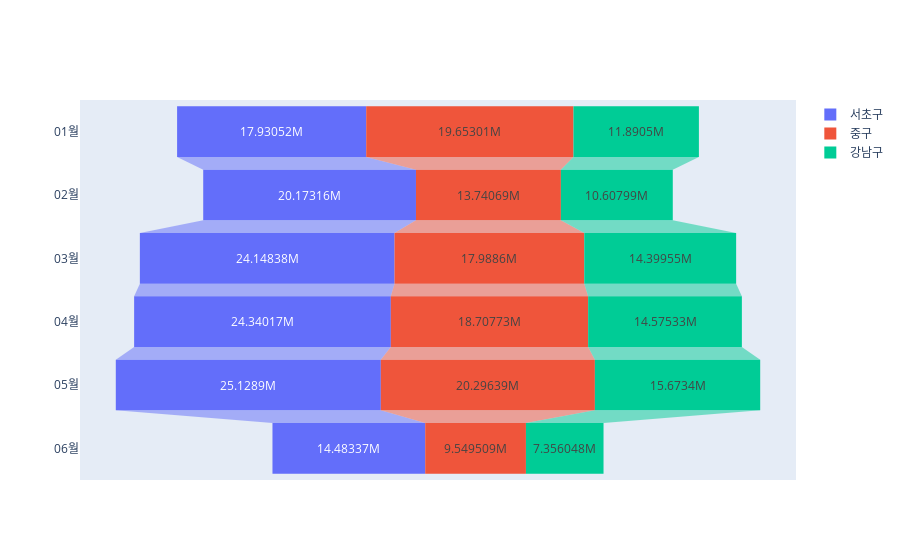

Here is the notebook cell this chart was saved with:
### Markdown cell above
### 월별 매출 발생 건수 top3, botton3 구 그래프

### Code cell
# Top3 월별 매출 발생 건수

fig=go.Figure()

fig.add_trace(go.Funnel(
name='서초구',
y=card_gu_pivot2.index+"월",
x=card_gu_pivot2['서초구']))

fig.add_trace(go.Funnel(
name='중구',
y=card_gu_pivot2.index+"월",
x=card_gu_pivot2['중구']))

fig.add_trace(go.Funnel(
name='강남구',
y=card_gu_pivot2.index+"월",
x=card_gu_pivot2['강남구']))

fig.show()

### Figure 1 — Plotly figure (JSON) as saved in the notebook; plotly's stock layout.template omitted (floating-point values rounded to 4 significant figures)
{"data": [{"name": "서초구", "type": "funnel", "x": [17930517, 20173162, 24148384, 24340165, 25128902, 14483373], "y": ["01월", "02월", "03월", "04월", "05월", "06월"]}, {"name": "중구", "type": "funnel", "x": [19653014, 13740693, 17988601, 18707727, 20296394, 9549509], "y": ["01월", "02월", "03월", "04월", "05월", "06월"]}, {"name": "강남구", "type": "funnel", "x": [11890505, 10607989, 14399547, 14575330, 15673398, 7356048], "y": ["01월", "02월", "03월", "04월", "05월", "06월"]}], "layout": {}}
